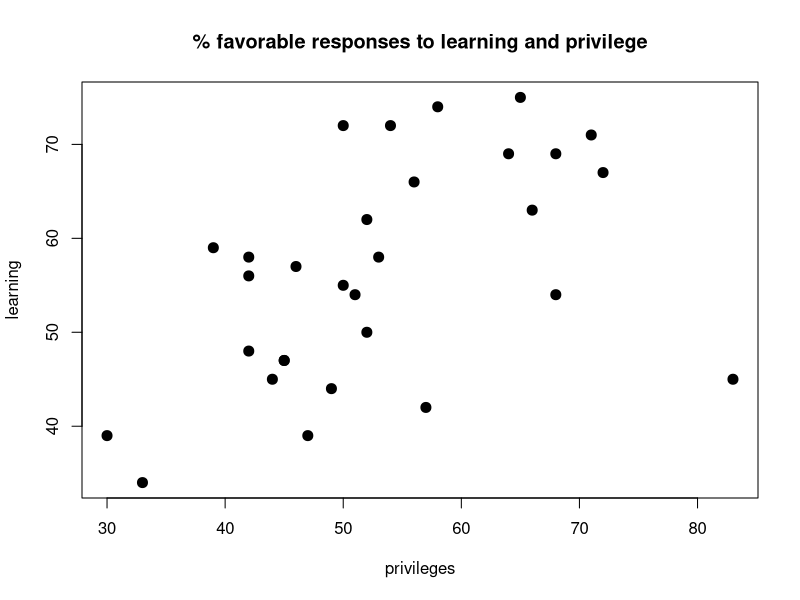
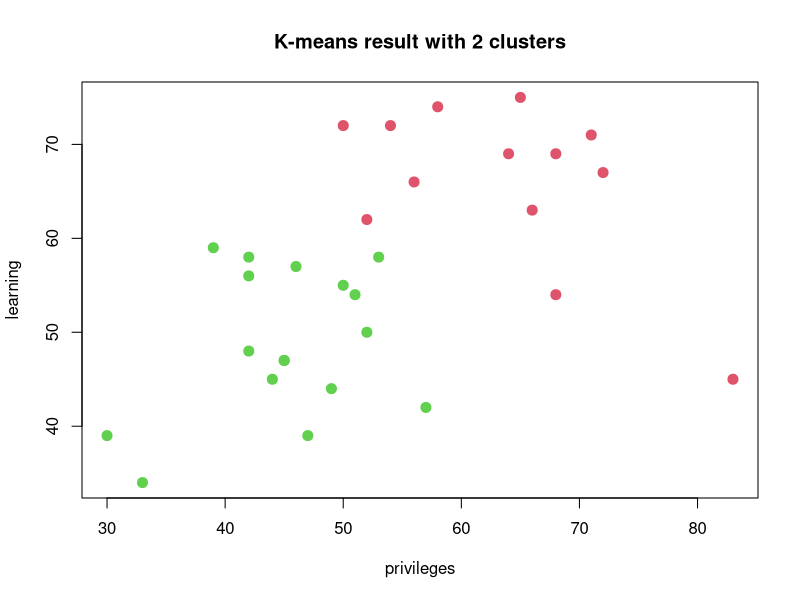
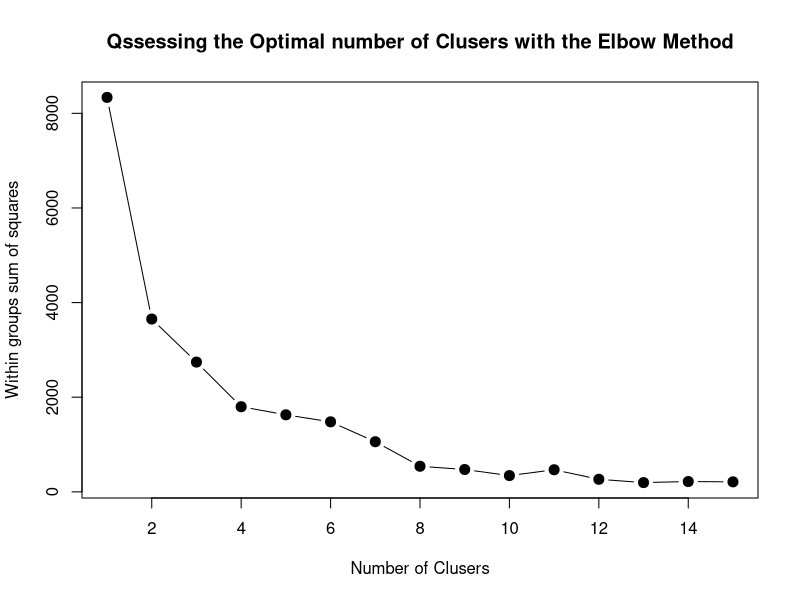
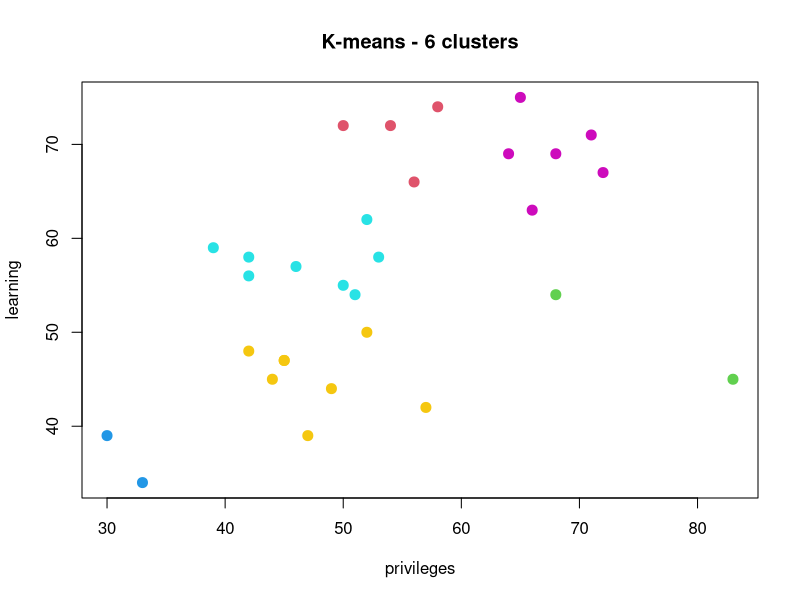

Recreate these plots in R, in order.
#chatterjee-Price Attitude Data
library(datasets)

summary(attitude)

dat <-  attitude[, c(3,4)]

plot(dat, main = "% favorable responses to learning and privilege", pch=20,cex=2)

# partition a set into clusters
# minimize within cluster variation
# K-means requires continuous RVs

set.seed(5)

km1 <- kmeans(dat, 2, nstart=100)


plot(dat, col=(km1$cluster+1), main ="K-means result with 2 clusters", pch=20,cex=2)


# check for optimal number of clustrewrs

mydata <- dat
wss <- (nrow(mydata)-1)*sum(apply(mydata,2,var))
for(i in 2:15) wss[i] <- sum(kmeans(mydata, centers=i)$withinss)
#every time it goes in the loop, it will try to sum the squares of distance
#between the center and the datapoints in "mydata"

plot(1:15, wss, type="b", xlab="Number of Clusers",
     ylab="Within groups sum of squares",
     main="Qssessing the Optimal number of Clusers with the Elbow Method",
     pch=20, cex=2)
# maybe 6?

# now use K-Means with optimal number of clusters

set.seed(7)

km2 = kmeans(dat, 6, nstart=100)

km2

# plot the results

plot(dat, col=(km2$cluster+1), main="K-means - 6 clusters", pch=20, cex=2)
